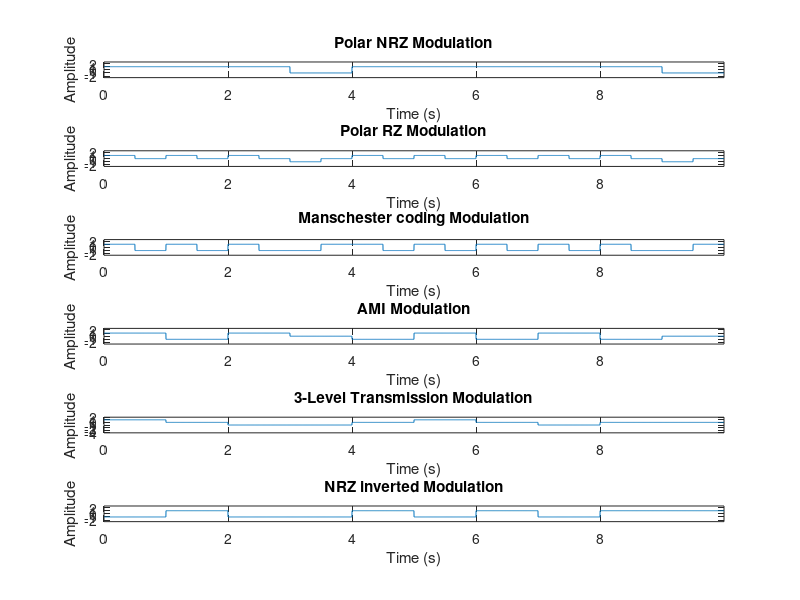

MATLAB code for this plot: (Note: this script raises an error after producing the figure.)
clear all;
clc;

seq = randi([0 1], 1, 10);

Rb = 1; % bit rate
Tb = 1/Rb; % bit duration
Fs = 500; % sampling frequency in Hz
f = 0:0.01:2*Rb; % frequency range
a = 1; % PSD amplitude

t = linspace(0, Tb*length(seq), length(seq)*Fs+1);
t = t(1:end-1); % remove the last point to make sure that t and y have
                % the same length

%----------------- polar NRZ ---------------%
for i = 1:length(seq)
    if seq(i) == 0
        y((i-1)*Fs+1:i*Fs) = -1;
    else
        y((i-1)*Fs+1:i*Fs) = 1;
    end
end

subplot(6, 1, 1);
plot(t, y);
axis([0 t(end) -2.5 2.5]);
xlabel('Time (s)');
ylabel('Amplitude');
title('Polar NRZ Modulation');
%----------------- polar NRZ ---------------%

%----------------- polar RZ ----------------%
for i = 1:length(seq)
  if seq(i) == 1
    y((i-1)*Fs+1:(i-0.5)*Fs) = 1;
    y((i-0.5)*Fs+1:i*Fs) = 0;
  else
    y((i-1)*Fs+1:(i-0.5)*Fs) = -1;
    y((i-0.5)*Fs+1:i*Fs) = 0;
  end
end

subplot(6, 1, 2);
plot(t, y);
axis([0 t(end) -2.5 2.5]);
xlabel('Time (s)');
ylabel('Amplitude');
title('Polar RZ Modulation');
%----------------- polar RZ ---------------%

%---------- Manschester coding ------------%
for i = 1:length(seq)
  if seq(i) == 1
    y((i-1)*Fs+1:(i-0.5)*Fs) = 1;
    y((i-0.5)*Fs+1:i*Fs) = -1;
  else
    y((i-1)*Fs+1:(i-0.5)*Fs) = -1;
    y((i-0.5)*Fs+1:i*Fs) = 1;
  end
end

subplot(6, 1, 3);
plot(t, y);
axis([0 t(end) -2.5 2.5]);
xlabel('Time (s)');
ylabel('Amplitude');
title('Manschester coding Modulation');
%--------- Manschester coding --------%

%----------------- AMI ---------------%
last_bit = 1; % will be used to check if the last 1-bit represented as 1 or -1
for i = 1:length(seq)
    if seq(i) == 0
        y((i-1)*Fs+1:i*Fs) = 0;
    else
        y((i-1)*Fs+1:i*Fs) = last_bit;
        last_bit = -1 * last_bit;
    end
end

subplot(6, 1, 4);
plot(t, y);
axis([0 t(end) -2.5 2.5]);
xlabel('Time (s)');
ylabel('Amplitude');
title('AMI Modulation');
%----------------- AMI ---------------%

%------- 3-level transmission --------%
last_bit = 0;
alter = [1 0 -1 0];
j = 1;
for i = 1:length(seq)
    if seq(i) == 0
        y((i-1)*Fs+1:i*Fs) = last_bit;
    else
         y((i-1)*Fs+1:i*Fs) = alter(j);
         last_bit = alter(j);
         j = j + 1;
         if j > length(alter)
             j = 1;
         end
    end
end

subplot(6, 1, 5);
plot(t, y);
axis([0 t(end) -4 2]);
xlabel('Time (s)');
ylabel('Amplitude');
title('3-Level Transmission Modulation');
%------- 3-level transmission --------%

%--------------- NRZ inverted --------------%
 last_bit = 1 ;
 for i = 1:length(seq)
    if seq(i) == 0
        y((i-1)*Fs+1:i*Fs) =  last_bit ;
    else
        y((i-1)*Fs+1:i*Fs) = -1 *last_bit;
        last_bit = -1 * last_bit;
    end
 end
subplot(6, 1, 6);
plot(t, y);
axis([0 t(end) -2.5 2.5]);
xlabel('Time (s)');
ylabel('Amplitude');
title('NRZ inverted Modulation');
%--------------- NRZ inverted --------------%

% Add super-title
seq_str = num2str(seq);
main_title = sprintf('Sequence: %s', seq_str);
sgtitle(main_title);

%----------------------------------
%           PSD plots
%----------------------------------
arg = f * Tb;
P_NRZ = (a^2) * Tb * sinc(arg) .* sinc(arg); 
P_RZ = (a^2 / 2) * ((sinc(arg/2)).* (sinc(arg/2)));
P_MAN = a^2 * Tb * (sinc(arg/2)).^2 .* (sin(pi*arg/2)).^2;
P_AMI = (a^2 / (2*Tb)) * (sinc(2 * pi * arg / Tb)).^2;
P_3LT = (a^2/Tb) * (0.5 * ((sin(pi*arg)./(pi*arg)).^2) + ...
    ((1./(pi*arg)).^2) .* ((sin(2*pi*arg)./2).^2));
    
figure(2)
hold on
plot(f,P_NRZ,'r')
plot(f,P_RZ,'g')
plot(f,P_MAN,'b')
plot(f,P_AMI,'k')
plot(f, P_3LT, 'm')
grid on
box on
xlabel('Frequency')
ylabel('Power Spectral Density')
title('PSD for the Line Codes')
legend('PSD for Polar NRZ Signal','PSD for polar RZ Signal',...
    'PSD for Manchester Signal', 'PSD for AMI',...
    'PSD for 3-level transmission');
